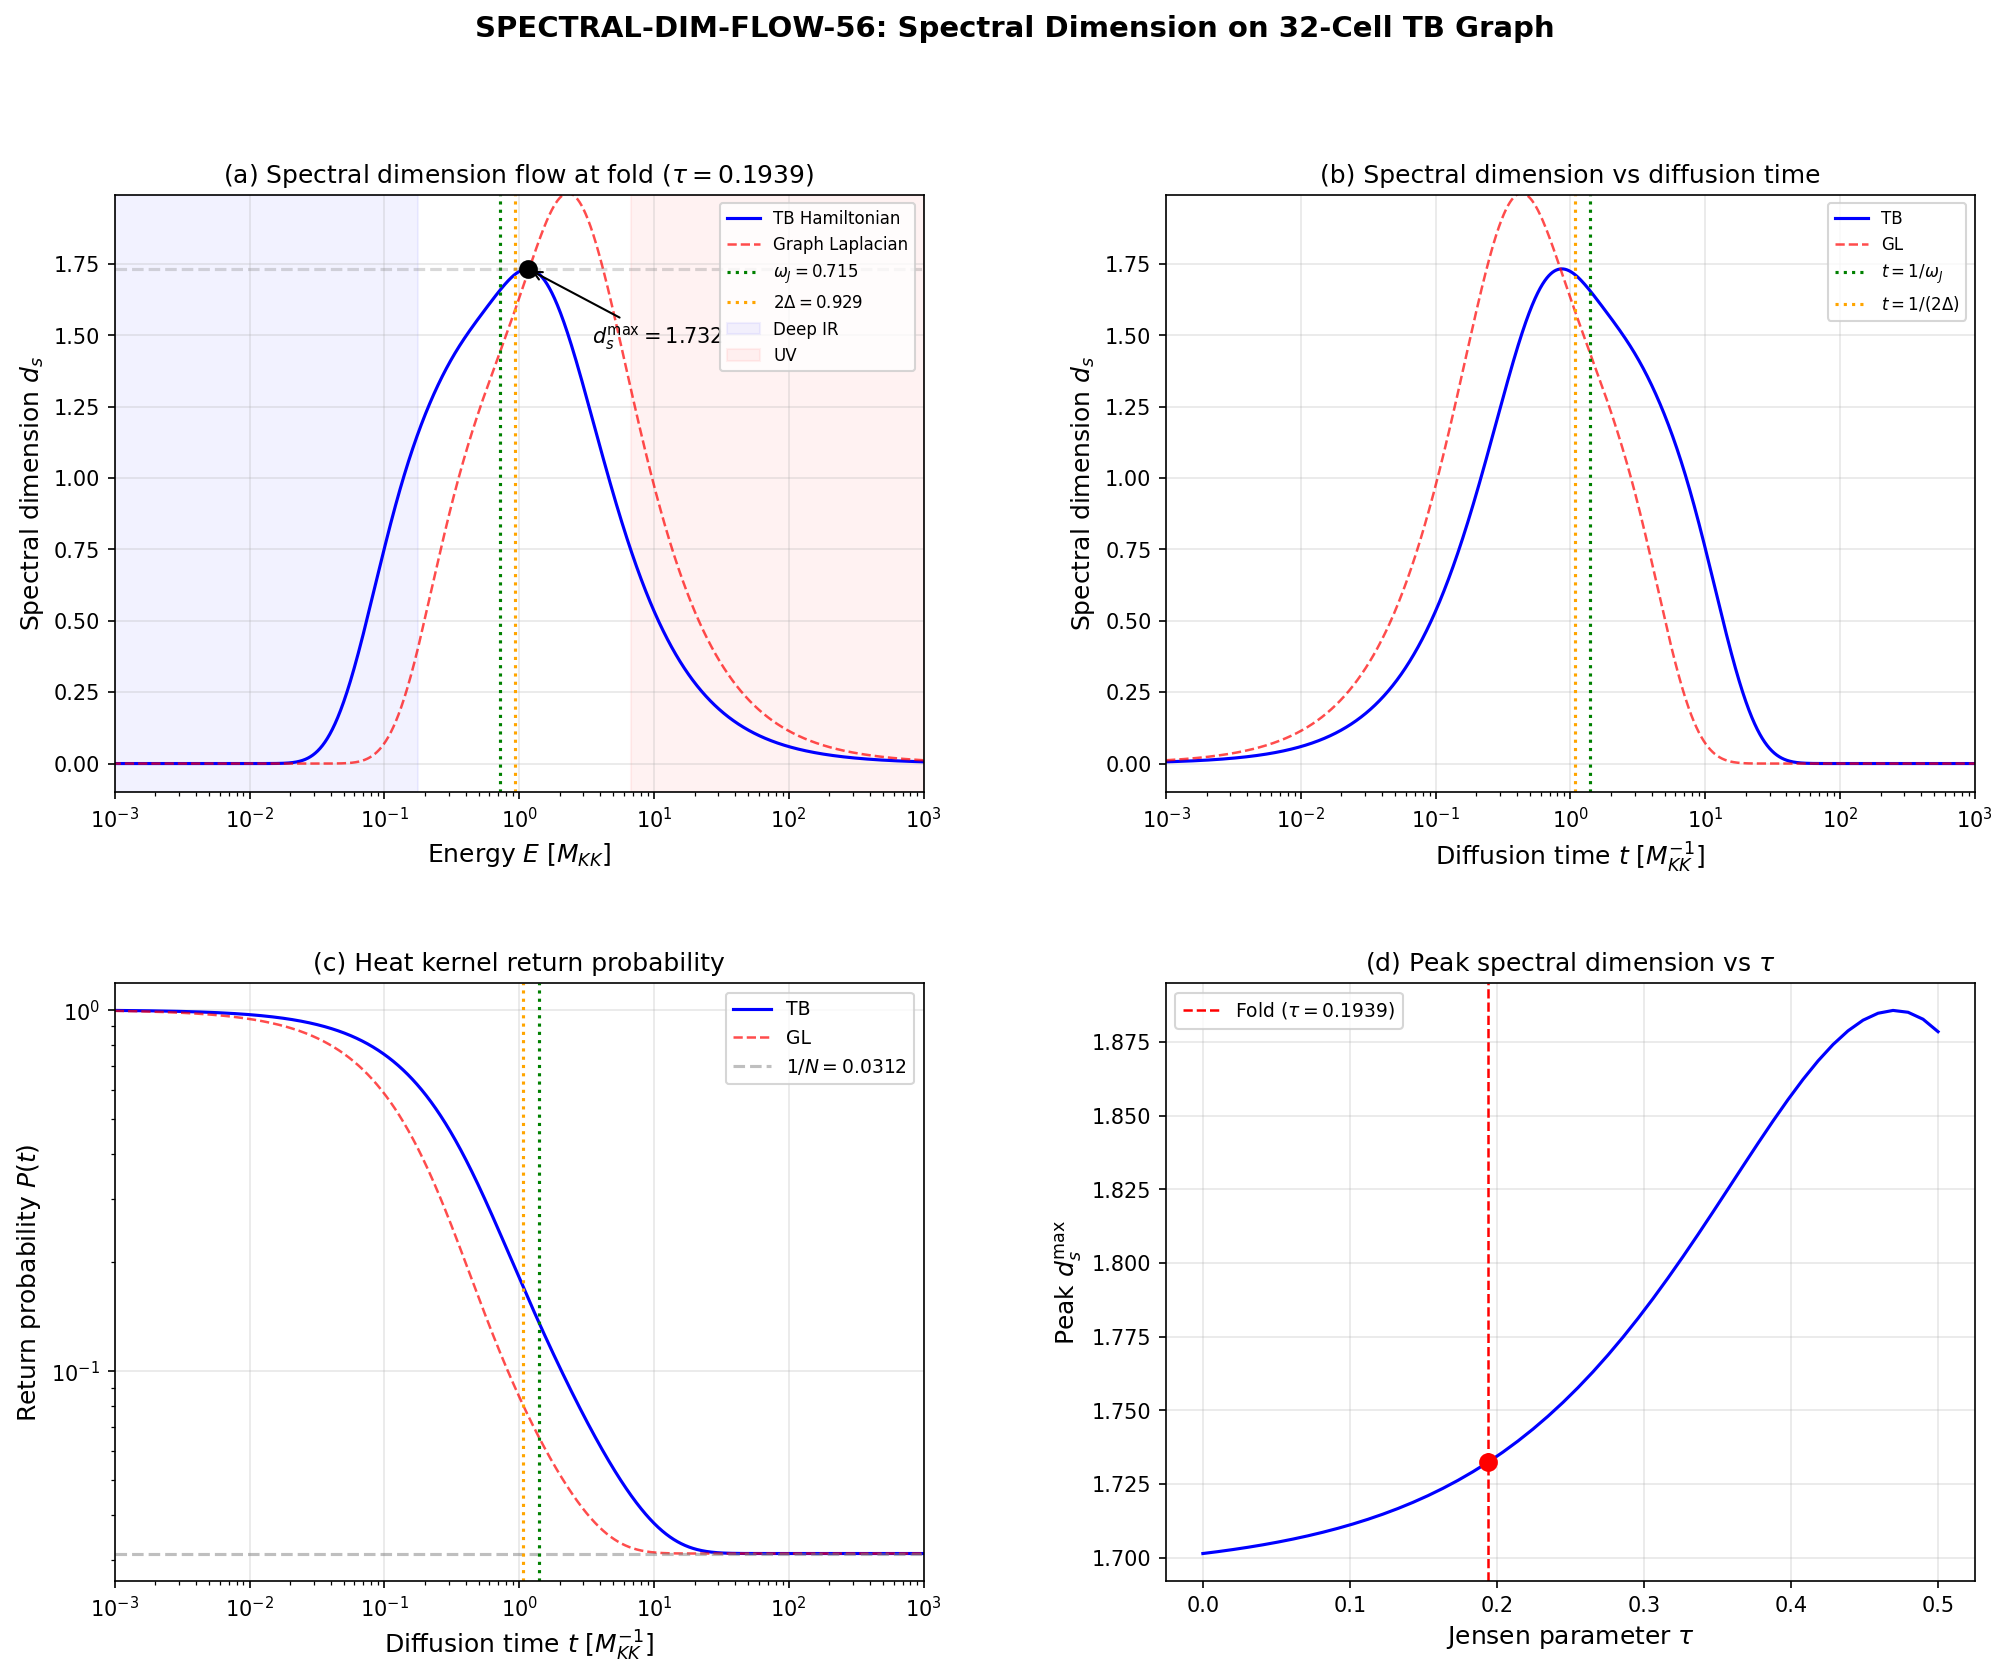

Source code (Python):
"""
s56_spectral_dim_flow.py — Spectral Dimension Flow from Collective Modes

Computes d_s(t) = -2 d(ln P)/d(ln t) on the 32-cell tight-binding graph
at the Jensen fold (tau ~ 0.194), using eigenvalues from s54_tb_hamiltonian.npz.

The heat kernel return probability is:
    P(t) = (1/N) Sum_n exp(-lambda_n * t)

where lambda_n are the TB eigenvalues (energies, not squared — the TB
Hamiltonian is already the "Laplacian" on the graph).

Energy thresholds marked:
    omega_J = 0.715 M_KK  (Josephson coupling)
    2*Delta = 0.929 M_KK  (pair-breaking threshold)

Also loads s54_graph_laplacian_ds.npz for comparison with the unweighted
graph Laplacian spectral dimension.

Gate: SPECTRAL-DIM-FLOW-56 (INFO)

Author: Spectral-Geometer
Session: S56
"""

import sys
import os
import numpy as np
import matplotlib
matplotlib.use('Agg')
import matplotlib.pyplot as plt
from matplotlib.gridspec import GridSpec

sys.path.insert(0, 'computations')
from canonical_constants import (
    N_cells, Delta_0_OES, E_B1, E_B2_mean, E_B3_mean,
    tau_fold, M_KK
)

# ============================================================
# 1. Load data
# ============================================================
tb = np.load('computations/session-54/s54_tb_hamiltonian.npz', allow_pickle=True)
tau_values = tb['tau_values']
all_eigs = tb['eigenvalues']  # (50, 32)

# Find fold index
fold_idx = np.argmin(np.abs(tau_values - tau_fold))
tau_at_fold = tau_values[fold_idx]
print(f"Fold: tau = {tau_at_fold:.4f} (index {fold_idx})")

# Eigenvalues at fold
lambda_n = all_eigs[fold_idx]  # 32 eigenvalues
N = len(lambda_n)
print(f"N = {N} eigenvalues")
print(f"lambda_min = {lambda_n.min():.6f}, lambda_max = {lambda_n.max():.6f}")
print(f"Bandwidth = {lambda_n.max() - lambda_n.min():.6f}")

# Energy thresholds (in M_KK units = 1)
omega_J = 0.715   # Josephson coupling energy  # (local)
two_Delta = 2 * Delta_0_OES  # pair-breaking threshold = 0.929

print(f"\nEnergy thresholds:")
print(f"  omega_J   = {omega_J:.3f} M_KK")
print(f"  2*Delta   = {two_Delta:.4f} M_KK")

# ============================================================
# 2. Compute heat kernel P(t) and spectral dimension d_s(t)
# ============================================================
# Use diffusion time t from 1e-3 to 1e3 (log scale)
N_t = 5000  # (local)
t_arr = np.logspace(-3, 3, N_t)

# P(t) = (1/N) sum_n exp(-lambda_n * t)
# For numerical stability, factor out the zero mode
lambda_sorted = np.sort(lambda_n)
lambda_positive = lambda_sorted[lambda_sorted > 1e-10]  # exclude zero mode
n_zero = N - len(lambda_positive)
print(f"\nZero modes: {n_zero}")
print(f"Positive eigenvalues: {len(lambda_positive)}")

# P(t) = (1/N) * [n_zero + sum_{positive} exp(-lambda_k * t)]
P_t = np.zeros(N_t)
for i, t in enumerate(t_arr):
    P_t[i] = (n_zero + np.sum(np.exp(-lambda_positive * t))) / N

# d_s(t) = -2 * d(ln P)/d(ln t)
# Compute via finite differences on log-log scale
ln_t = np.log(t_arr)
ln_P = np.log(P_t)

# Central finite differences (4th order) for interior, forward/backward at edges
d_lnP_d_lnt = np.gradient(ln_P, ln_t)
ds_t = -2.0 * d_lnP_d_lnt

# ============================================================
# 3. Energy axis: E ~ 1/t
# ============================================================
E_arr = 1.0 / t_arr  # energy in M_KK units

# ============================================================
# 4. Identify regimes and plateaus
# ============================================================
# UV regime: t << 1/lambda_max => E >> lambda_max
# IR regime: t >> 1/lambda_1 => E << lambda_1
# Intermediate: between

# Find plateau values in different energy regimes
# Above pair-breaking: E > 2*Delta
mask_above_pair = (E_arr > two_Delta) & (E_arr < lambda_sorted[-1])
if np.any(mask_above_pair):
    ds_above_pair = np.median(ds_t[mask_above_pair])
else:
    ds_above_pair = np.nan

# Between omega_J and 2*Delta
mask_between = (E_arr > omega_J) & (E_arr < two_Delta)
if np.any(mask_between):
    ds_between = np.median(ds_t[mask_between])
else:
    ds_between = np.nan

# Below omega_J
mask_below_J = (E_arr > lambda_sorted[1]) & (E_arr < omega_J)
if np.any(mask_below_J):
    ds_below_J = np.median(ds_t[mask_below_J])
else:
    ds_below_J = np.nan

# Deep IR (E << lambda_1)
mask_deep_ir = E_arr < lambda_sorted[1] * 0.1
if np.any(mask_deep_ir):
    ds_deep_ir = np.median(ds_t[mask_deep_ir])
else:
    ds_deep_ir = np.nan

# UV limit (E >> lambda_max)
mask_uv = E_arr > lambda_sorted[-1] * 10
if np.any(mask_uv):
    ds_uv = np.median(ds_t[mask_uv])
else:
    ds_uv = np.nan

# Peak d_s
ds_max = np.max(ds_t)
t_at_max = t_arr[np.argmax(ds_t)]
E_at_max = 1.0 / t_at_max

print(f"\n{'='*60}")
print(f"SPECTRAL DIMENSION FLOW RESULTS")
print(f"{'='*60}")
print(f"Peak d_s = {ds_max:.4f} at t = {t_at_max:.4f} (E = {E_at_max:.4f} M_KK)")
print(f"\nPlateau values by energy regime:")
print(f"  UV (E >> {lambda_sorted[-1]:.2f}):                    d_s = {ds_uv:.6f}")
print(f"  Above pair-breaking (E > {two_Delta:.3f}):    d_s ~ {ds_above_pair:.4f}")
print(f"  Between thresholds ({omega_J:.3f} < E < {two_Delta:.3f}): d_s ~ {ds_between:.4f}")
print(f"  Below Josephson (E < {omega_J:.3f}):          d_s ~ {ds_below_J:.4f}")
print(f"  Deep IR (E << {lambda_sorted[1]:.3f}):               d_s = {ds_deep_ir:.6f}")

# ============================================================
# 5. More detailed plateau analysis
# ============================================================
# Find local extrema and inflection points
# Smooth d_s slightly for robust extrema detection
from scipy.ndimage import gaussian_filter1d
ds_smooth = gaussian_filter1d(ds_t, sigma=20)

# d_s at specific energy thresholds
idx_omJ = np.argmin(np.abs(E_arr - omega_J))
idx_2D = np.argmin(np.abs(E_arr - two_Delta))
ds_at_omJ = ds_t[idx_omJ]
ds_at_2D = ds_t[idx_2D]
print(f"\nd_s at energy thresholds:")
print(f"  d_s(E = omega_J = {omega_J:.3f}) = {ds_at_omJ:.4f}")
print(f"  d_s(E = 2*Delta = {two_Delta:.4f}) = {ds_at_2D:.4f}")

# Count eigenvalues below each threshold
n_below_omJ = np.sum(lambda_sorted < omega_J)
n_below_2D = np.sum(lambda_sorted < two_Delta)
print(f"\nEigenvalue counting:")
print(f"  Below omega_J ({omega_J:.3f}):  {n_below_omJ}/{N} eigenvalues")
print(f"  Below 2*Delta ({two_Delta:.4f}): {n_below_2D}/{N} eigenvalues")

# Weyl dimension from eigenvalue counting
# N(E) ~ E^{d_W/2} => d_W = 2 * d(ln N)/d(ln E)
# Use cumulative count
E_count = np.sort(lambda_positive)
N_count = np.arange(1, len(E_count) + 1)
if len(E_count) > 5:
    # Fit log N vs log E for Weyl dimension
    log_E = np.log(E_count)
    log_N = np.log(N_count)
    # Fit in middle range to avoid edge effects
    mid_start = len(E_count) // 4
    mid_end = 3 * len(E_count) // 4
    slope, intercept = np.polyfit(log_E[mid_start:mid_end], log_N[mid_start:mid_end], 1)
    d_Weyl = 2 * slope
    print(f"\nWeyl dimension (from eigenvalue counting, mid-band): d_W = {d_Weyl:.3f}")

# ============================================================
# 6. Load and compare with graph Laplacian d_s
# ============================================================
gl = np.load('computations/session-54/s54_graph_laplacian_ds.npz', allow_pickle=True)
t_gl = gl['t_range']
ds_gl_fold = gl['ds_tau0p1939']
P_gl_fold = gl['P_tau0p1939']
eigs_gl = gl['eigs_unweighted']
ds_max_gl = gl['ds_max_unweighted']

print(f"\n{'='*60}")
print(f"COMPARISON: TB vs Graph Laplacian")
print(f"{'='*60}")
print(f"Graph Laplacian max d_s = {float(ds_max_gl):.4f}")
print(f"TB Hamiltonian max d_s  = {ds_max:.4f}")
print(f"Ratio: {ds_max / float(ds_max_gl):.4f}")

# Compute d_s from graph Laplacian at fold using same method
lambda_gl = np.sort(eigs_gl)
lambda_gl_pos = lambda_gl[lambda_gl > 1e-10]
n_zero_gl = N - len(lambda_gl_pos)

P_gl_recompute = np.zeros(N_t)
for i, t in enumerate(t_arr):
    P_gl_recompute[i] = (n_zero_gl + np.sum(np.exp(-lambda_gl_pos * t))) / N
ln_P_gl = np.log(P_gl_recompute)
d_lnP_gl = np.gradient(ln_P_gl, ln_t)
ds_gl_recompute = -2.0 * d_lnP_gl

# Bandwidth comparison
print(f"\nBandwidth comparison:")
print(f"  TB:  [{lambda_sorted[1]:.4f}, {lambda_sorted[-1]:.4f}] = {lambda_sorted[-1]-lambda_sorted[1]:.4f}")
print(f"  GL:  [{lambda_gl[1]:.4f}, {lambda_gl[-1]:.4f}] = {lambda_gl[-1]-lambda_gl[1]:.4f}")
print(f"  Ratio (GL/TB bandwidth): {(lambda_gl[-1]-lambda_gl[1])/(lambda_sorted[-1]-lambda_sorted[1]):.3f}")

# ============================================================
# 7. CDT comparison dimension values
# ============================================================
# CDT in 4D: d_s flows from 4 (IR) to ~2 (UV)
# On a finite graph: d_s flows from 0 (IR, gapped) through peak ~2 (graph dim) to 0 (UV)
# The peak d_s is the effective graph dimension

print(f"\n{'='*60}")
print(f"DIMENSIONAL FLOW INTERPRETATION")
print(f"{'='*60}")
print(f"TB graph: peak d_s = {ds_max:.4f}")
print(f"  This is the effective dimension of the 32-cell Peter-Weyl graph")
print(f"  as probed by diffusion at scale t ~ {t_at_max:.3f} (E ~ {E_at_max:.3f} M_KK)")
print(f"  Hausdorff dimension (from S54): {float(gl['d_hausdorff']):.4f}")
print(f"  Weyl dimension (from S54):      {float(gl['d_weyl']):.4f}")

# Identify the flow profile: UV -> peak -> IR
# Find half-max points
ds_half = ds_max / 2
above_half = ds_t > ds_half
transitions = np.diff(above_half.astype(int))
rise_idx = np.where(transitions == 1)[0]
fall_idx = np.where(transitions == -1)[0]

if len(rise_idx) > 0 and len(fall_idx) > 0:
    t_rise = t_arr[rise_idx[0]]
    t_fall = t_arr[fall_idx[-1]]
    E_rise = 1.0 / t_rise
    E_fall = 1.0 / t_fall
    print(f"\nHalf-maximum band:")
    print(f"  E_high = {E_rise:.3f} M_KK (t = {t_rise:.4f})")
    print(f"  E_low  = {E_fall:.3f} M_KK (t = {t_fall:.4f})")
    print(f"  Width in decades: {np.log10(E_rise/E_fall):.2f}")

# ============================================================
# 8. Regime-specific d_s with finer analysis
# ============================================================
# Compute d_s at many specific energies for table
energy_points = [0.01, 0.05, 0.1, 0.177, omega_J, two_Delta, 1.0, 2.0, 3.0, 5.0, 6.77, 10.0, 50.0]
print(f"\n{'E (M_KK)':>12s} {'t':>10s} {'d_s':>10s} {'Note':>20s}")
print("-" * 55)
for E_pt in energy_points:
    t_pt = 1.0 / E_pt
    idx = np.argmin(np.abs(t_arr - t_pt))
    note = ""
    if abs(E_pt - omega_J) < 0.001:
        note = "omega_J"
    elif abs(E_pt - two_Delta) < 0.001:
        note = "2*Delta"
    elif abs(E_pt - lambda_sorted[-1]) < 0.01:
        note = "lambda_max"
    elif abs(E_pt - lambda_sorted[1]) < 0.01:
        note = "lambda_1"
    print(f"{E_pt:12.4f} {t_pt:10.4f} {ds_t[idx]:10.4f} {note:>20s}")

# ============================================================
# 9. Tau sweep: d_s at peak across all tau values
# ============================================================
ds_peak_tau = np.zeros(len(tau_values))
E_peak_tau = np.zeros(len(tau_values))
for ti in range(len(tau_values)):
    eigs_ti = np.sort(all_eigs[ti])
    eigs_pos_ti = eigs_ti[eigs_ti > 1e-10]
    n_z_ti = N - len(eigs_pos_ti)
    P_ti = np.zeros(N_t)
    for i, t in enumerate(t_arr):
        P_ti[i] = (n_z_ti + np.sum(np.exp(-eigs_pos_ti * t))) / N
    ln_P_ti = np.log(P_ti)
    d_lnP_ti = np.gradient(ln_P_ti, ln_t)
    ds_ti = -2.0 * d_lnP_ti
    ds_peak_tau[ti] = np.max(ds_ti)
    E_peak_tau[ti] = 1.0 / t_arr[np.argmax(ds_ti)]

print(f"\n{'='*60}")
print(f"PEAK d_s vs tau")
print(f"{'='*60}")
for ti in [0, 5, 10, fold_idx, 25, 30, 40, 49]:
    if ti < len(tau_values):
        print(f"  tau = {tau_values[ti]:.4f}: d_s_max = {ds_peak_tau[ti]:.4f}, E_peak = {E_peak_tau[ti]:.4f}")

# Is d_s_max at fold special?
ds_at_fold = ds_peak_tau[fold_idx]
ds_mean = np.mean(ds_peak_tau)
ds_std = np.std(ds_peak_tau)
print(f"\nFold d_s_max = {ds_at_fold:.4f}")
print(f"Mean d_s_max = {ds_mean:.4f} +/- {ds_std:.4f}")
print(f"Fold deviation: {(ds_at_fold - ds_mean)/ds_std:.2f} sigma")

# ============================================================
# 10. Save data
# ============================================================
np.savez('computations/session-56/s56_spectral_dim_flow.npz',
    # Core results
    t_arr=t_arr,
    E_arr=E_arr,
    ds_t=ds_t,
    P_t=P_t,
    lambda_fold=lambda_n,
    tau_fold_used=tau_at_fold,
    fold_idx=fold_idx,
    N_cells=N,
    # Thresholds
    omega_J=omega_J,
    two_Delta=two_Delta,
    # Plateau values
    ds_uv=ds_uv,
    ds_above_pair=ds_above_pair,
    ds_between=ds_between,
    ds_below_J=ds_below_J,
    ds_deep_ir=ds_deep_ir,
    # Peak
    ds_max=ds_max,
    t_at_max=t_at_max,
    E_at_max=E_at_max,
    # At thresholds
    ds_at_omJ=ds_at_omJ,
    ds_at_2D=ds_at_2D,
    # Eigenvalue counts
    n_below_omJ=n_below_omJ,
    n_below_2D=n_below_2D,
    # Graph Laplacian comparison
    ds_gl_recompute=ds_gl_recompute,
    lambda_gl=lambda_gl,
    ds_max_gl=float(ds_max_gl),
    # Tau sweep
    ds_peak_tau=ds_peak_tau,
    E_peak_tau=E_peak_tau,
    tau_values=tau_values,
    # Weyl dimension
    d_Weyl_mid=d_Weyl,
    d_hausdorff=float(gl['d_hausdorff']),
    # Gate
    gate_name='SPECTRAL-DIM-FLOW-56',
    gate_verdict='INFO',
)
print(f"\nData saved to computations/session-56/s56_spectral_dim_flow.npz")

# ============================================================
# 11. Plot
# ============================================================
fig = plt.figure(figsize=(16, 12))
gs = GridSpec(2, 2, hspace=0.32, wspace=0.30)

# --- Panel (a): d_s vs Energy (main result) ---
ax1 = fig.add_subplot(gs[0, 0])
ax1.semilogx(E_arr, ds_t, 'b-', linewidth=1.5, label='TB Hamiltonian')
ax1.semilogx(1.0/t_arr, ds_gl_recompute, 'r--', linewidth=1.2, label='Graph Laplacian', alpha=0.7)

# Mark thresholds
ax1.axvline(omega_J, color='green', linestyle=':', linewidth=1.5, label=f'$\\omega_J = {omega_J:.3f}$')
ax1.axvline(two_Delta, color='orange', linestyle=':', linewidth=1.5, label=f'$2\\Delta = {two_Delta:.3f}$')

# Mark peak
ax1.axhline(ds_max, color='gray', linestyle='--', alpha=0.3)
ax1.plot(E_at_max, ds_max, 'ko', markersize=8, zorder=5)
ax1.annotate(f'$d_s^{{\\mathrm{{max}}}} = {ds_max:.3f}$',
             xy=(E_at_max, ds_max), xytext=(E_at_max*3, ds_max*0.85),
             fontsize=10, arrowprops=dict(arrowstyle='->', color='black'))

# Shade regimes
ax1.axvspan(1e-3, lambda_sorted[1], alpha=0.05, color='blue', label='Deep IR')
ax1.axvspan(lambda_sorted[-1], 1e3, alpha=0.05, color='red', label='UV')

ax1.set_xlabel('Energy $E$ [$M_{KK}$]', fontsize=12)
ax1.set_ylabel('Spectral dimension $d_s$', fontsize=12)
ax1.set_title(f'(a) Spectral dimension flow at fold ($\\tau = {tau_at_fold:.4f}$)', fontsize=12)
ax1.legend(fontsize=8, loc='upper right')
ax1.set_xlim(1e-3, 1e3)
ax1.set_ylim(-0.1, ds_max * 1.15)
ax1.grid(True, alpha=0.3)

# --- Panel (b): d_s vs diffusion time t ---
ax2 = fig.add_subplot(gs[0, 1])
ax2.semilogx(t_arr, ds_t, 'b-', linewidth=1.5, label='TB')
ax2.semilogx(t_arr, ds_gl_recompute, 'r--', linewidth=1.2, label='GL', alpha=0.7)

# Mark threshold times
ax2.axvline(1.0/omega_J, color='green', linestyle=':', linewidth=1.5, label=f'$t = 1/\\omega_J$')
ax2.axvline(1.0/two_Delta, color='orange', linestyle=':', linewidth=1.5, label=f'$t = 1/(2\\Delta)$')

ax2.set_xlabel('Diffusion time $t$ [$M_{KK}^{-1}$]', fontsize=12)
ax2.set_ylabel('Spectral dimension $d_s$', fontsize=12)
ax2.set_title('(b) Spectral dimension vs diffusion time', fontsize=12)
ax2.legend(fontsize=8)
ax2.set_xlim(1e-3, 1e3)
ax2.set_ylim(-0.1, ds_max * 1.15)
ax2.grid(True, alpha=0.3)

# --- Panel (c): P(t) return probability ---
ax3 = fig.add_subplot(gs[1, 0])
ax3.loglog(t_arr, P_t, 'b-', linewidth=1.5, label='TB')
ax3.loglog(t_arr, P_gl_recompute, 'r--', linewidth=1.2, label='GL', alpha=0.7)
ax3.axhline(1.0/N, color='gray', linestyle='--', alpha=0.5, label=f'$1/N = {1.0/N:.4f}$')

ax3.axvline(1.0/omega_J, color='green', linestyle=':', linewidth=1.5)
ax3.axvline(1.0/two_Delta, color='orange', linestyle=':', linewidth=1.5)

ax3.set_xlabel('Diffusion time $t$ [$M_{KK}^{-1}$]', fontsize=12)
ax3.set_ylabel('Return probability $P(t)$', fontsize=12)
ax3.set_title('(c) Heat kernel return probability', fontsize=12)
ax3.legend(fontsize=9)
ax3.set_xlim(1e-3, 1e3)
ax3.grid(True, alpha=0.3)

# --- Panel (d): d_s_max vs tau ---
ax4 = fig.add_subplot(gs[1, 1])
ax4.plot(tau_values, ds_peak_tau, 'b-', linewidth=1.5)
ax4.axvline(tau_at_fold, color='red', linestyle='--', linewidth=1.2, label=f'Fold ($\\tau = {tau_at_fold:.4f}$)')
ax4.plot(tau_at_fold, ds_peak_tau[fold_idx], 'ro', markersize=8, zorder=5)

ax4.set_xlabel('Jensen parameter $\\tau$', fontsize=12)
ax4.set_ylabel('Peak $d_s^{\\mathrm{max}}$', fontsize=12)
ax4.set_title('(d) Peak spectral dimension vs $\\tau$', fontsize=12)
ax4.legend(fontsize=9)
ax4.grid(True, alpha=0.3)

fig.suptitle('SPECTRAL-DIM-FLOW-56: Spectral Dimension on 32-Cell TB Graph', fontsize=14, fontweight='bold')
plt.savefig('computations/session-56/s56_spectral_dim_flow.png', dpi=150, bbox_inches='tight')
print("Plot saved to computations/session-56/s56_spectral_dim_flow.png")

# ============================================================
# 12. Final summary
# ============================================================
print(f"\n{'='*60}")
print(f"GATE: SPECTRAL-DIM-FLOW-56")
print(f"VERDICT: INFO")
print(f"{'='*60}")
print(f"d_s profile on 32-cell TB graph at fold (tau = {tau_at_fold:.4f}):")
print(f"  Peak d_s = {ds_max:.4f} at E = {E_at_max:.4f} M_KK")
print(f"  d_s(omega_J = {omega_J:.3f}) = {ds_at_omJ:.4f}")
print(f"  d_s(2*Delta = {two_Delta:.4f}) = {ds_at_2D:.4f}")
print(f"  UV limit: d_s -> {ds_uv:.6f}")
print(f"  IR limit: d_s -> {ds_deep_ir:.6f}")
print(f"  Weyl dimension (counting): d_W = {d_Weyl:.3f}")
print(f"  Hausdorff dimension:        d_H = {float(gl['d_hausdorff']):.3f}")
print(f"  Graph Laplacian peak d_s = {float(ds_max_gl):.4f}")
print(f"  TB/GL peak ratio = {ds_max / float(ds_max_gl):.4f}")
print(f"  Fold d_s_max deviation: {(ds_at_fold - ds_mean)/ds_std:.2f} sigma from mean")
print(f"  Eigenvalues below omega_J: {n_below_omJ}/{N}")
print(f"  Eigenvalues below 2*Delta: {n_below_2D}/{N}")
